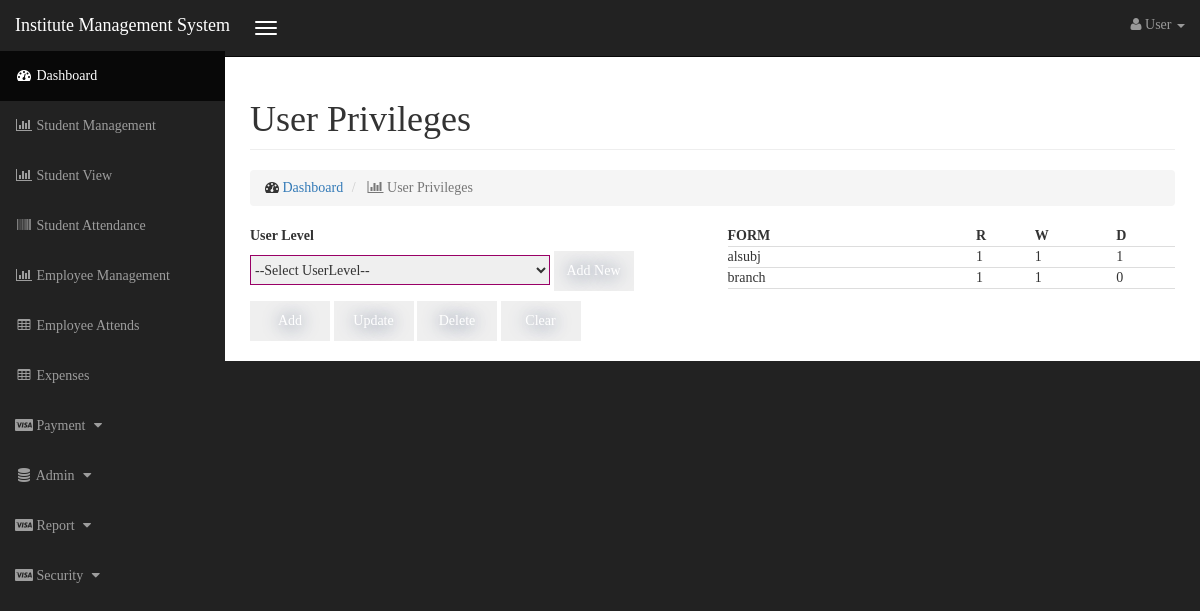
Page /userPrivileges.php on the committed database.
### tables this page shows
CREATE TABLE `privileges_tbl` (
  `UserLevel_tbl_id` int(11) NOT NULL,
  `Form_tbl_FormID` varchar(6) NOT NULL,
  `R` int(11) DEFAULT NULL,
  `W` int(11) DEFAULT NULL,
  `D` int(11) DEFAULT NULL,
  KEY `fk_Privileges_tbl_Form_tbl1_idx` (`Form_tbl_FormID`),
  KEY `fk_Privileges_tbl_UserLevel_tbl1_idx` (`UserLevel_tbl_id`),
  CONSTRAINT `fk_Privileges_tbl_Form_tbl1` FOREIGN KEY (`Form_tbl_FormID`) REFERENCES `form_tbl` (`FormID`) ON DELETE NO ACTION ON UPDATE NO ACTION,
  CONSTRAINT `fk_Privileges_tbl_UserLevel_tbl1` FOREIGN KEY (`UserLevel_tbl_id`) REFERENCES `userlevel_tbl` (`id`) ON DELETE NO ACTION ON UPDATE NO ACTION
);

### dbconfig.php (called while the page is built, shortened)
<?php
function connection()
{
    $servername = "localhost";
    $username = "root";
    $password = "525625";
    $database = "kelanidb";
    $conn = new mysqli($servername, $username, $password,$database);
    return $conn;
}
function getData($query){
    $result = mysqli_query(connection(),$query);
    return $result;
}
?>

### userPrivileges.php (the view, shortened to what this page needs)
<!DOCTYPE html>
<html lang="en">
<head>
<link href="./css/bootstrap.min.css" rel="stylesheet">
<link href="./css/sb-admin.css" rel="stylesheet">
<link href="./css/plugins/morris.css" rel="stylesheet">
<link href="./font-awesome/css/font-awesome.min.css" rel="stylesheet" type="text/css">
<link href="./css/formcss.css" rel="stylesheet" type="text/css">
</head>
<body>
<?php
include_once './inc/top.php';
?>
    <div id="wrapper">
        <div id="page-wrapper">
            <div class="container-fluid">
                <div class="row">
                    <div class="col-lg-12">
                        <h1 class="page-header">
                            User Privileges
                        </h1>
                        <ol class="breadcrumb">
                            <li>
                                <i class="fa fa-dashboard"></i>  <a href="index.php">Dashboard</a>
                            </li>
                            <li class="active">
                                <i class="fa fa-bar-chart-o"></i> User Privileges
                            </li>
                        </ol>
                    </div>
                </div>
                <div class="row">
                    <div class="col-lg-6">
                    <form method="post" action="controller/userController.php" target="_self" data-toggle="validator" id="usrmng">
                        <label>User Level</label><br/>
                        <select name="cmbUserLevel" id="cmbUserLevel">
                        <option value='0'>        --Select UserLevel--</option>
                        		<?php
                                include_once 'dbconfig.php';
                                $query = 'SELECT * FROM userlevel_tbl;';
                                ?>
                        </select>
                        <input name="btnAddNew" type="submit" value="Add New"/>
                        <br />
                    <div>
                        <input name="btnAdd" type="submit" value="Add"/>
                        <input name="btnUpdate" onclick="" type="submit" value="Update"/>
                        <input name="btnDelete" type="submit" value="Delete"/>
                        <input name="btnClear" type="reset" value="Clear"/>
                    </div>
                    </form>
                    </div>
                    <div class="col-lg-6 selecttable">
                        <?php
                        include_once 'dbconfig.php';
                        $query = "SELECT * FROM privileges_tbl";
                        $result = getData($query);
                        echo "<table width='100%'>";
                        echo "<tr>
                        <th>FORM</th>
                        <th>R</th>
                        <th>W</th>
                        <th>D</th>
                        </tr>";
                        while($row = mysqli_fetch_array($result)){
                            echo "<tr><td>" . $row['Form_tbl_FormID']. "</td><td>" . $row['R']. "</td><td>" . $row['W']. "</td><td>" . $row['D'] . "</td></tr>";
                        }
                        echo "</table>";
                        ?>
                    </div>
                </div>
            </div>
        </div>
    </div>
</body></html>

### css/sb-admin.css (style rules this page uses)
body { margin-top: 100px; background-color: #222; font-family: Calibri; }
@media (min-width:768px) { body { margin-top: 50px; } }
#wrapper { padding-left: 0; }
#page-wrapper { width: 100%; padding: 0; background-color: #fff; }
@media (min-width:768px) { #wrapper { padding-left: 225px; } }
@media (min-width:768px) { #page-wrapper { padding: 10px; } }

### css/formcss.css (style rules this page uses)
body { overflow-y: scroll; overflow-x: hidden; }
input, textarea, select { margin-bottom:10px; border:1px solid #906; width:300px; font-size:14px !important; }
input, select { height:30px; width:300px; }
input[type=submit], [type=reset], [type="button"] { //background-color:#62387a; display:inline-block; cursor:pointer; color:#ffffff; font-family:Calibri; font-size:18px; height:40px !important; width:80px !important; text-decoration:none; text-shadow:0px 1px 17px #283966; border:none; }
table { font-size:14px; }
th, td { border-bottom: 1px solid #ddd; }
.subjecttbl input, select { height:30px; width:300px; }

### rows in the picture
privileges_tbl: Form_tbl_FormID "alsubj", R "1", W "1", D "1"
privileges_tbl: Form_tbl_FormID "branch", R "1", W "1", D "0"
